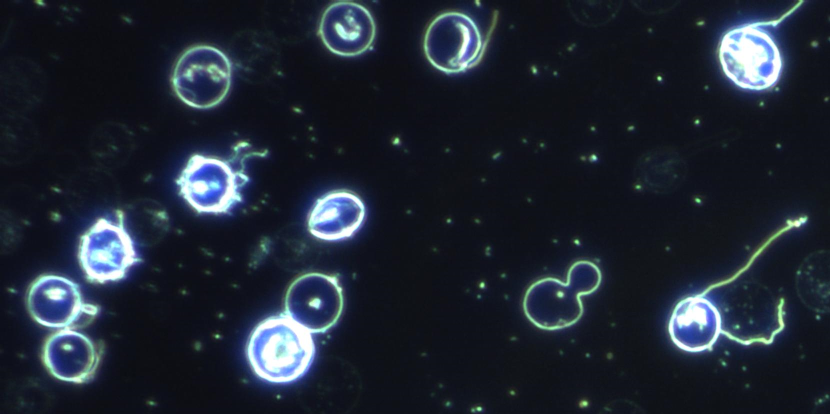
%> input picture Assignment_Input/IMG_09.png, 1660 x 828 px (shown at 1/2 size)
$ octave Task5to6.m   (GNU Octave 9; MATLAB toolbox functions it lacks are replaced by stand-ins)
%> lines starting %> are read from the running program, lines starting %| are printed output that depends on the picture; in (x1, y1, x2, y2) boxes, pixels count from 0 and x2, y2 are one past the last pixel; in counts of white or black regions, pixels touching at a corner belong together; the program's own positions count from 1
clear; close all;

% Task 5: Robust method --------------------------

% Load the new image
IMG = imread('IMG_09.png');
%> IMG is the input picture: size 828x1660x3 uint8; mean R, G, B 31.2, 38.5, 50.2

% Convert image to grayscale
I_gray = rgb2gray(IMG);
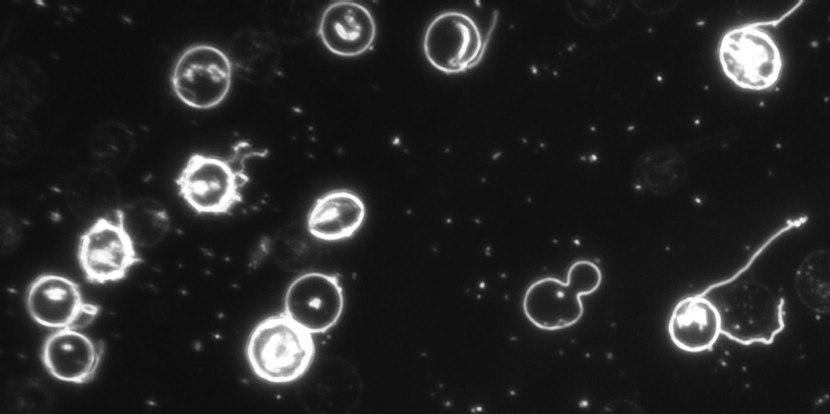
%> I_gray: size 828x1660 uint8 (shown at 1/2 size); min 10, max 255, mean 37.6

% Rescale image
height = 512;
[rows, cols] = size(I_gray);
%> rows = 828; cols = 1660
new_width = round(cols * (height / rows));
%> new_width = 1026
I_resized = imresize(I_gray, [height, new_width]);
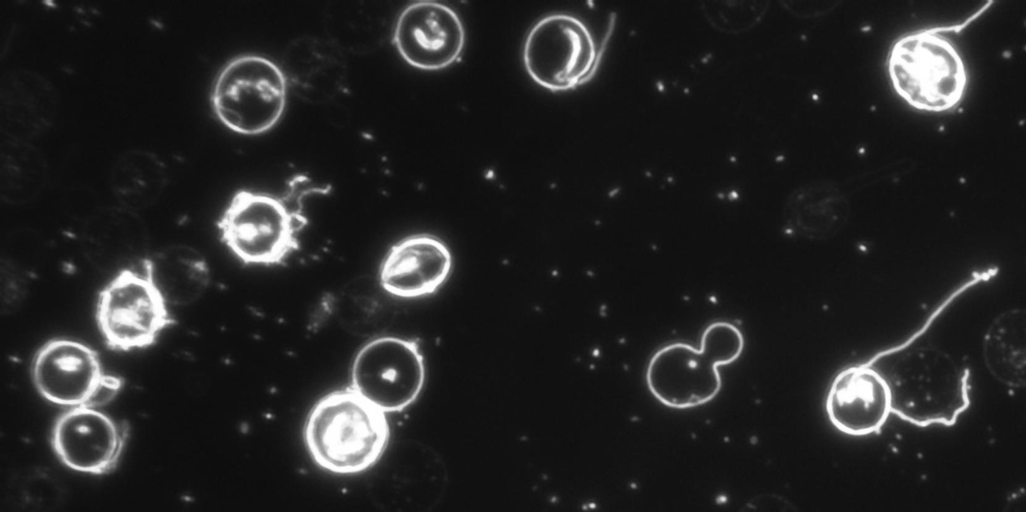
%> I_resized: size 512x1026 uint8; min 11, max 255, mean 37.6

% Adaptive Histogram Equalization
I_enhanced = adapthisteq(I_gray, 'NumTiles', [32 32], 'ClipLimit', 0.01);
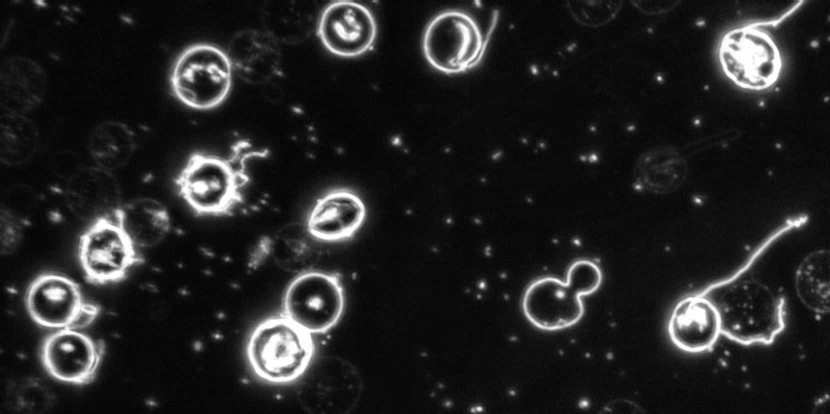
%> I_enhanced: size 828x1660 uint8 (shown at 1/2 size); min 0, max 255, mean 35.4

% Apply Gaussian smoothing
I_smoothed = imgaussfilt(I_enhanced, 2);  % Gaussian filter with sigma=2

gamma = 0.8;  % Gamma < 1 brightens, Gamma > 1 darkens
I_gamma = imadjust(I_smoothed, [], [], gamma);
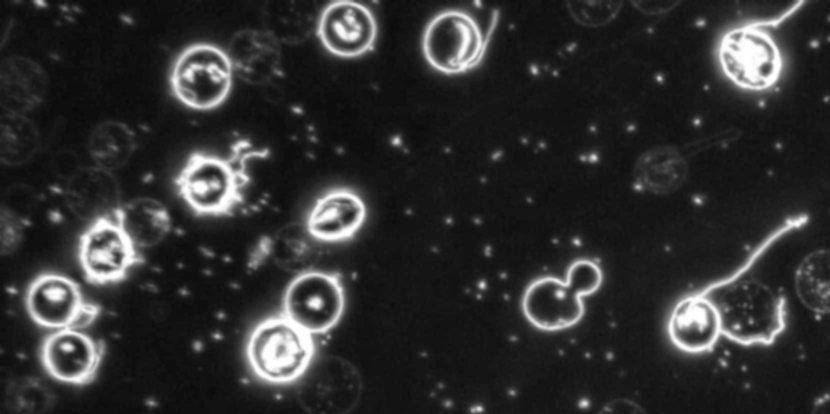
%> I_gamma: size 828x1660 uint8 (shown at 1/2 size); min 7, max 255, mean 47.3

% Normalize to range [0, 1]
I_normalized = mat2gray(I_gamma);

% Otsu's Method
thresh = graythresh(I_normalized);
%> thresh = 0.384
I_binary = imbinarize(I_normalized, thresh);
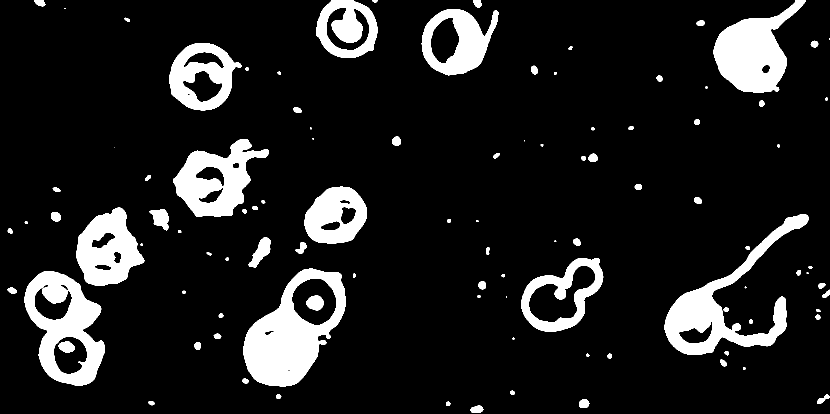
%> I_binary: size 828x1660 logical (shown at 1/2 size); 12% white; 101 white regions (13 under 20 px), largest, box (x1, y1, x2, y2) and area: (486, 536, 691, 773) 23787, (1329, 428, 1617, 710) 19769, (48, 543, 209, 772) 18121


% Step 1: Edge Detection
I_edge = edge(I_binary, 'roberts'); % Detect edges
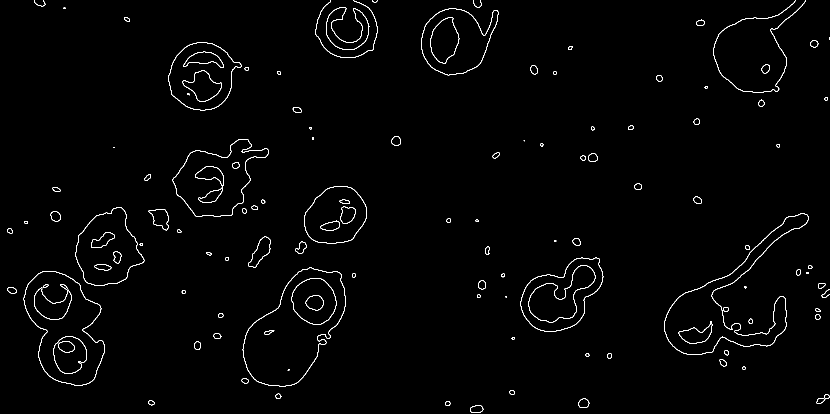
%> I_edge: size 828x1660 logical (shown at 1/2 size); 1.2% white in thin lines or dots
figure, imshow(I_edge);
title('Edge Detection');

% Step 2: Morphological Processing
se_close = strel('disk', 3);
I_closed = imclose(I_edge, se_close); % Close small gaps
%> I_closed: size 828x1660 logical; 1.3% white in thin lines or dots
I_bridged1 = bwmorph(I_closed, "bridge"); % Bridge gaps in edges
figure, imshow(I_bridged1);
title('Bridged Edges');

% Step 3: Segmentation using Active Contour
mask = zeros(size(I_binary));
mask(50:end-50, 50:end-50) = 1;  % Initial mask (avoid borders)
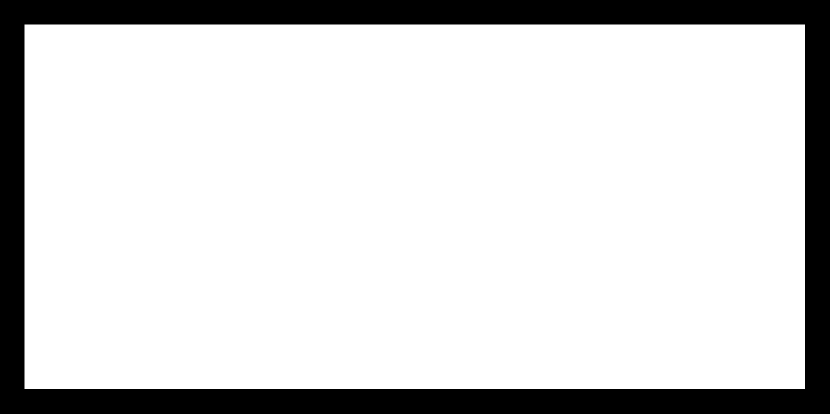
%> mask: size 828x1660 double (shown at 1/2 size); values 0 (black) and 1 (white), 82.8% white; 1 black region, box (x1, y1, x2, y2) and area: (0, 0, 1660, 828) 236511
%> (the run ends here)

$ run again, with Assignment_Input/IMG_01.png copied over Assignment_Input/IMG_09.png
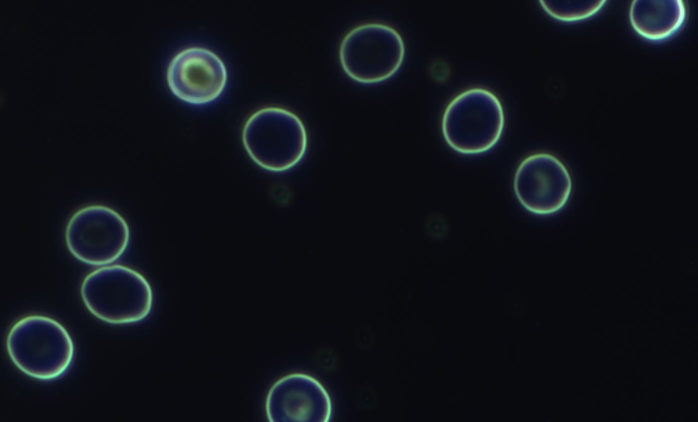
%> input picture Assignment_Input/IMG_01.png, 1396 x 844 px (shown at 1/2 size)
%> IMG is the input picture: size 844x1396x3 uint8; mean R, G, B 15.1, 18.4, 23.6
%> thresh = 0.302
%> `I_binary = imbinarize(I_normalized, thresh);`:
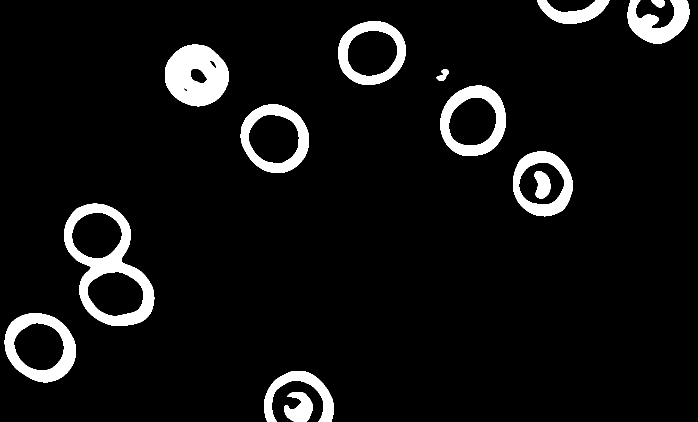
%> I_binary: size 844x1396 logical (shown at 1/2 size); 6.7% white; 14 white regions, largest, box (x1, y1, x2, y2) and area: (128, 407, 309, 652) 13825, (330, 89, 458, 213) 11435, (9, 626, 152, 765) 8141
%> I_edge: size 844x1396 logical; 0.78% white in thin lines or dots
%> I_closed: size 844x1396 logical; 0.79% white in thin lines or dots
%> `mask(50:end-50, 50:end-50) = 1;`:
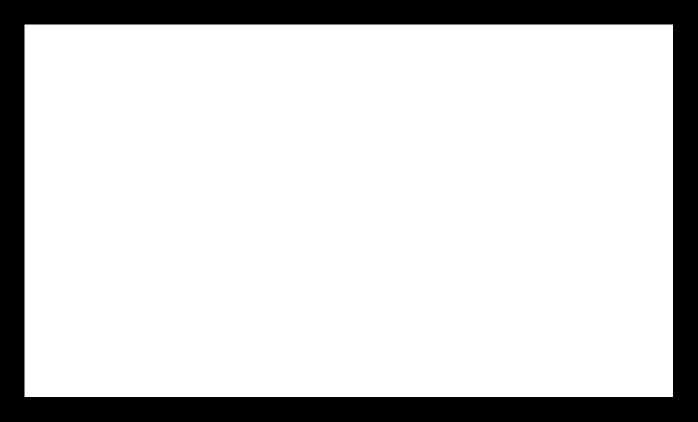
%> mask: size 844x1396 double (shown at 1/2 size); values 0 (black) and 1 (white), 82% white; 1 black region, box (x1, y1, x2, y2) and area: (0, 0, 1396, 844) 211959

$ run again, with Assignment_Input/IMG_02.png copied over Assignment_Input/IMG_09.png
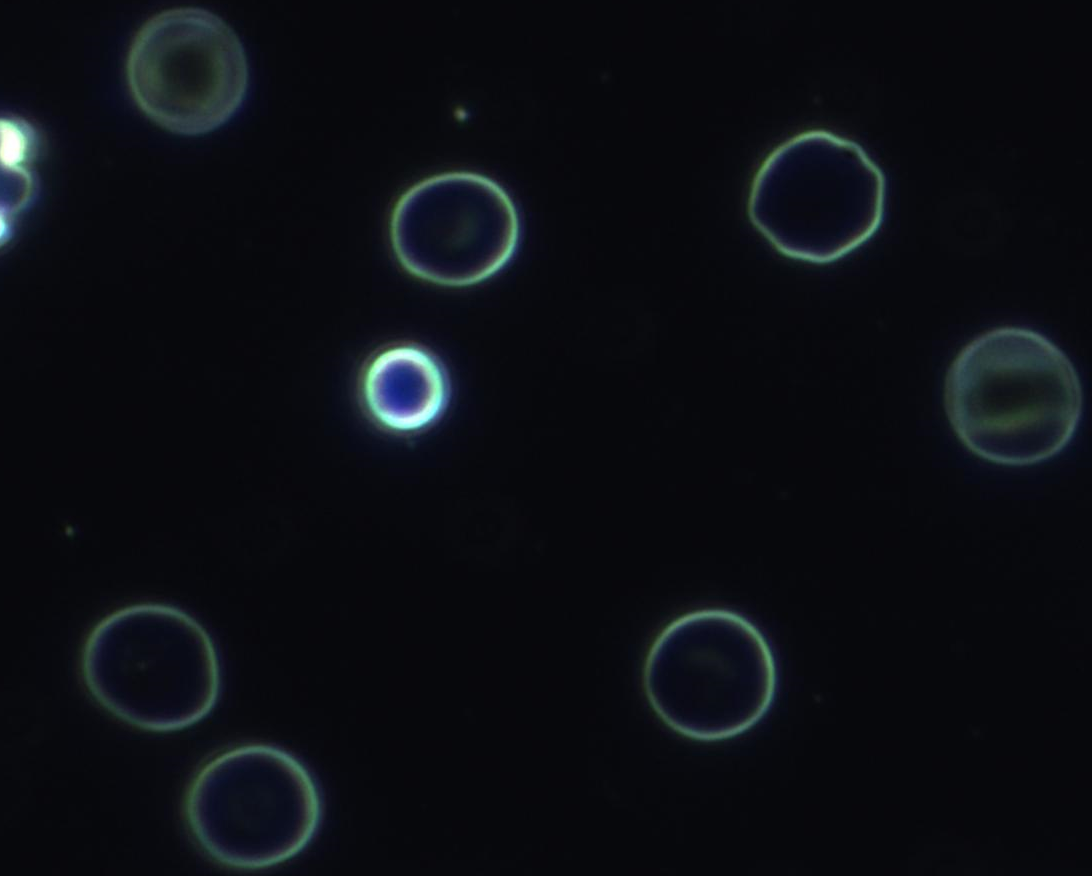
%> input picture Assignment_Input/IMG_02.png, 1092 x 876 px
%> IMG is the input picture: size 876x1092x3 uint8; mean R, G, B 11.7, 14.2, 18.9
%> thresh = 0.239
%> `I_binary = imbinarize(I_normalized, thresh);`:
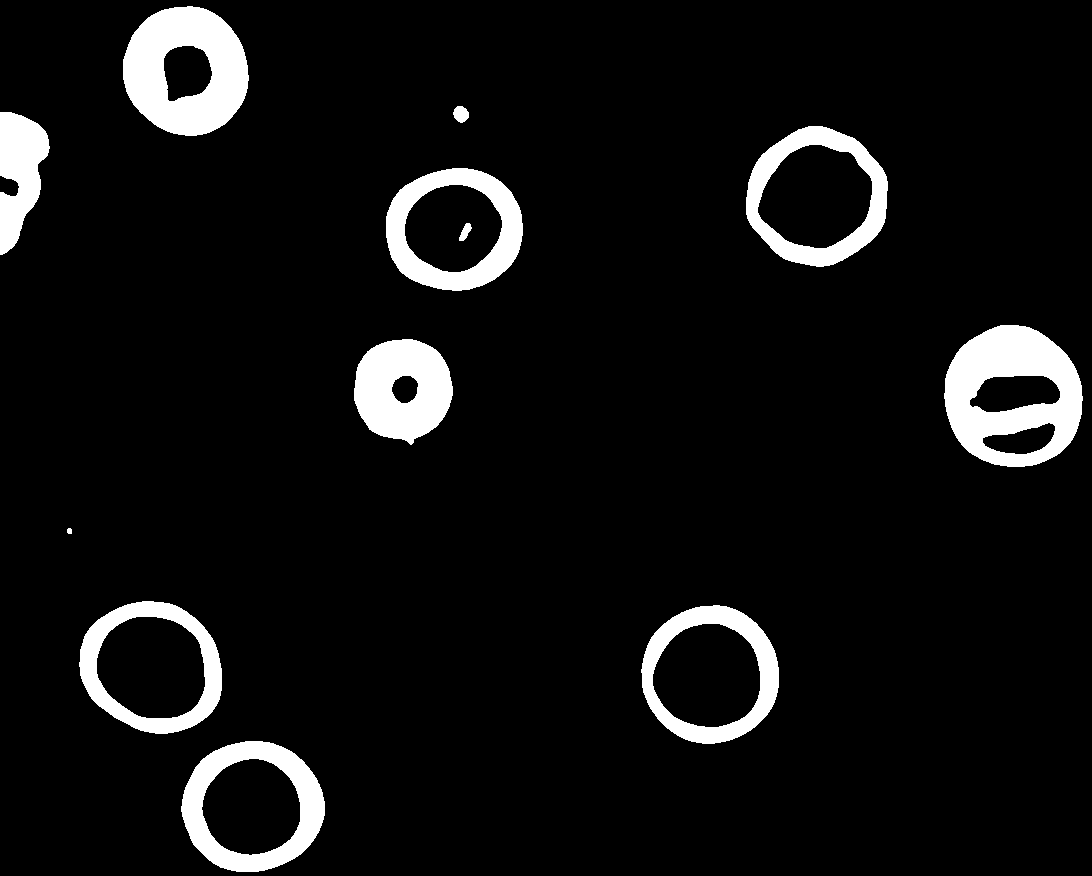
%> I_binary: size 876x1092 logical; 7.1% white; 12 white regions, largest, box (x1, y1, x2, y2) and area: (944, 325, 1083, 467) 11803, (123, 6, 249, 136) 10715, (354, 339, 453, 445) 7454
%> I_edge: size 876x1092 logical; 0.78% white in thin lines or dots
%> I_closed: size 876x1092 logical; 0.79% white in thin lines or dots
%> `mask(50:end-50, 50:end-50) = 1;`:
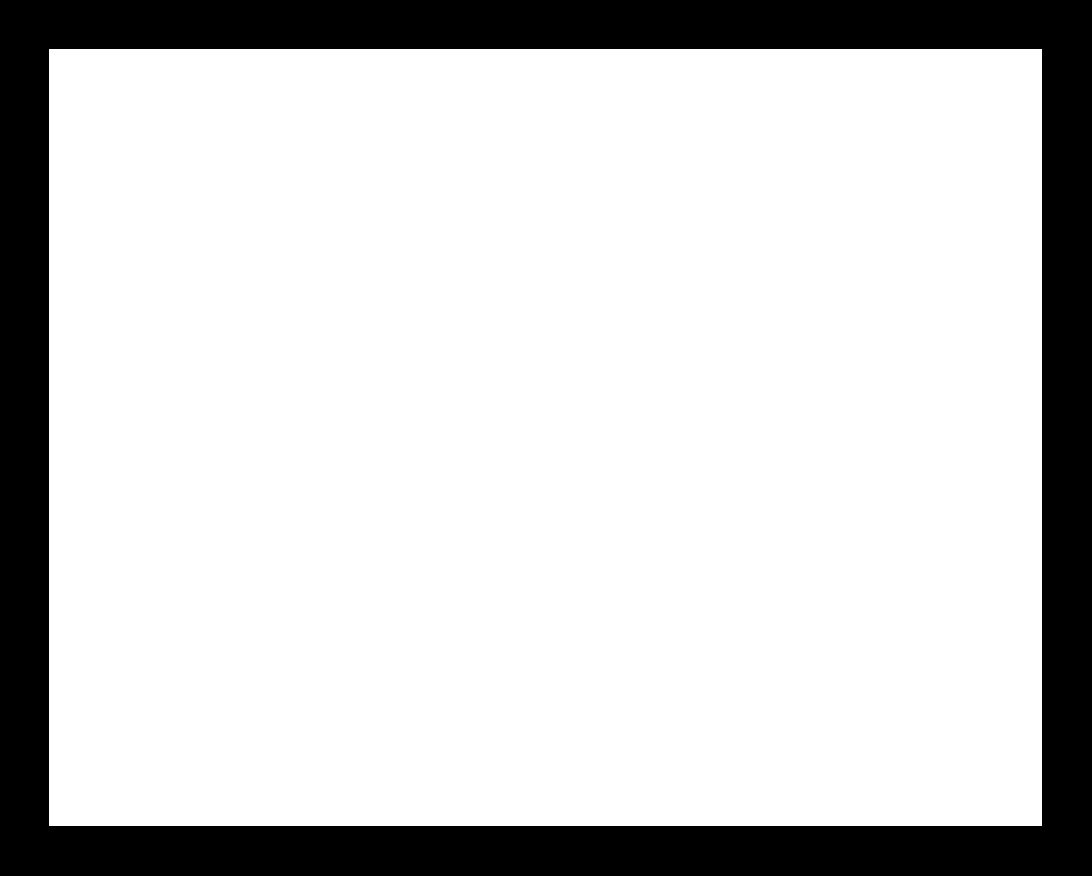
%> mask: size 876x1092 double; values 0 (black) and 1 (white), 80.7% white; 1 black region, box (x1, y1, x2, y2) and area: (0, 0, 1092, 876) 185031
